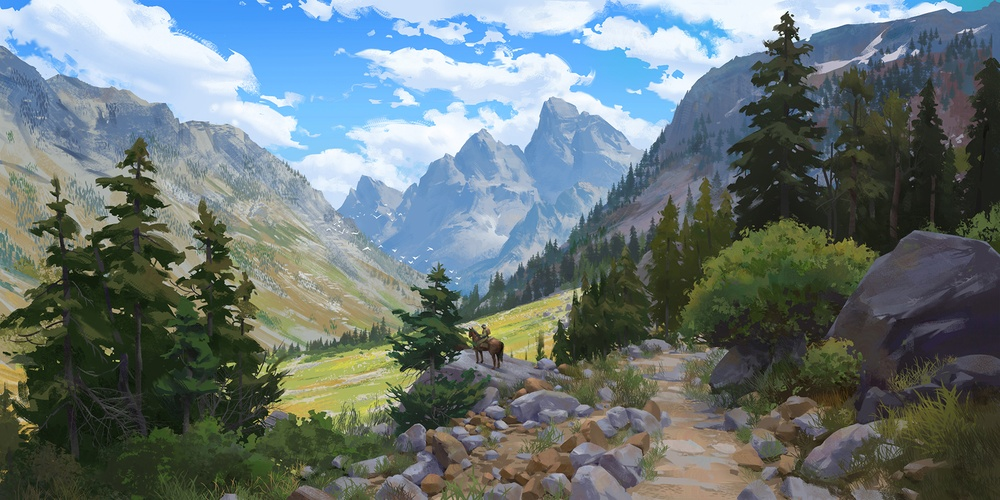
#> input picture imagem.jpg, 1000 x 500 px, shrunk from 2126 x 1062 before the run
$ python girar_90.py
#> lines starting #> are read from the running program, lines starting #| are printed output that depends on the picture
from PIL import Image

img = Image.open("imagem.jpg")
#> img is the input picture: PIL image 1000x500 RGB; mean R, G, B 104.9, 118, 118.4
imagem_girada = Image.new('RGB', (img.height, img.width))
#> imagem_girada: PIL image 500x1000 RGB; every value is 0

for x in range(img.width):
    for y in range(img.height):
        pixel = img.getpixel((x, y))
        imagem_girada.putpixel((y, x), pixel)
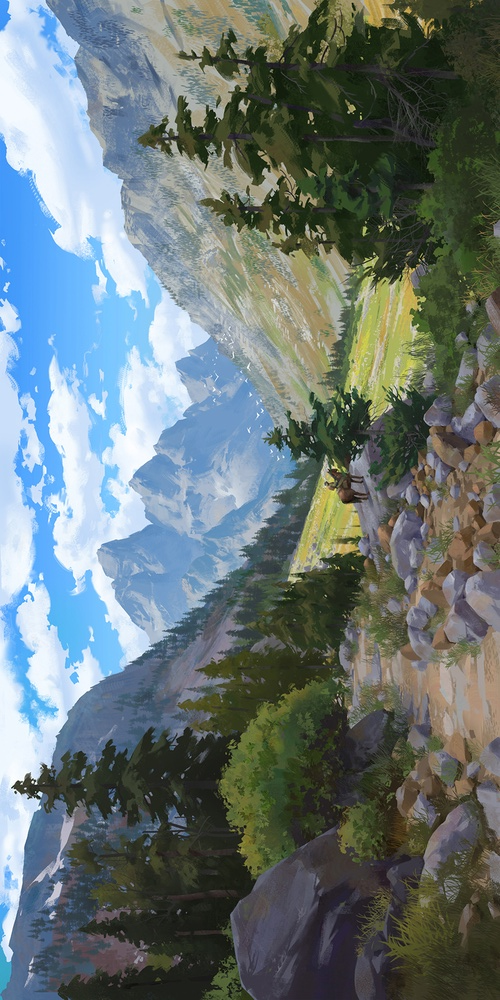
#> imagem_girada: PIL image 500x1000 RGB; mean R, G, B 104.9, 118, 118.4

imagem_girada.show()
